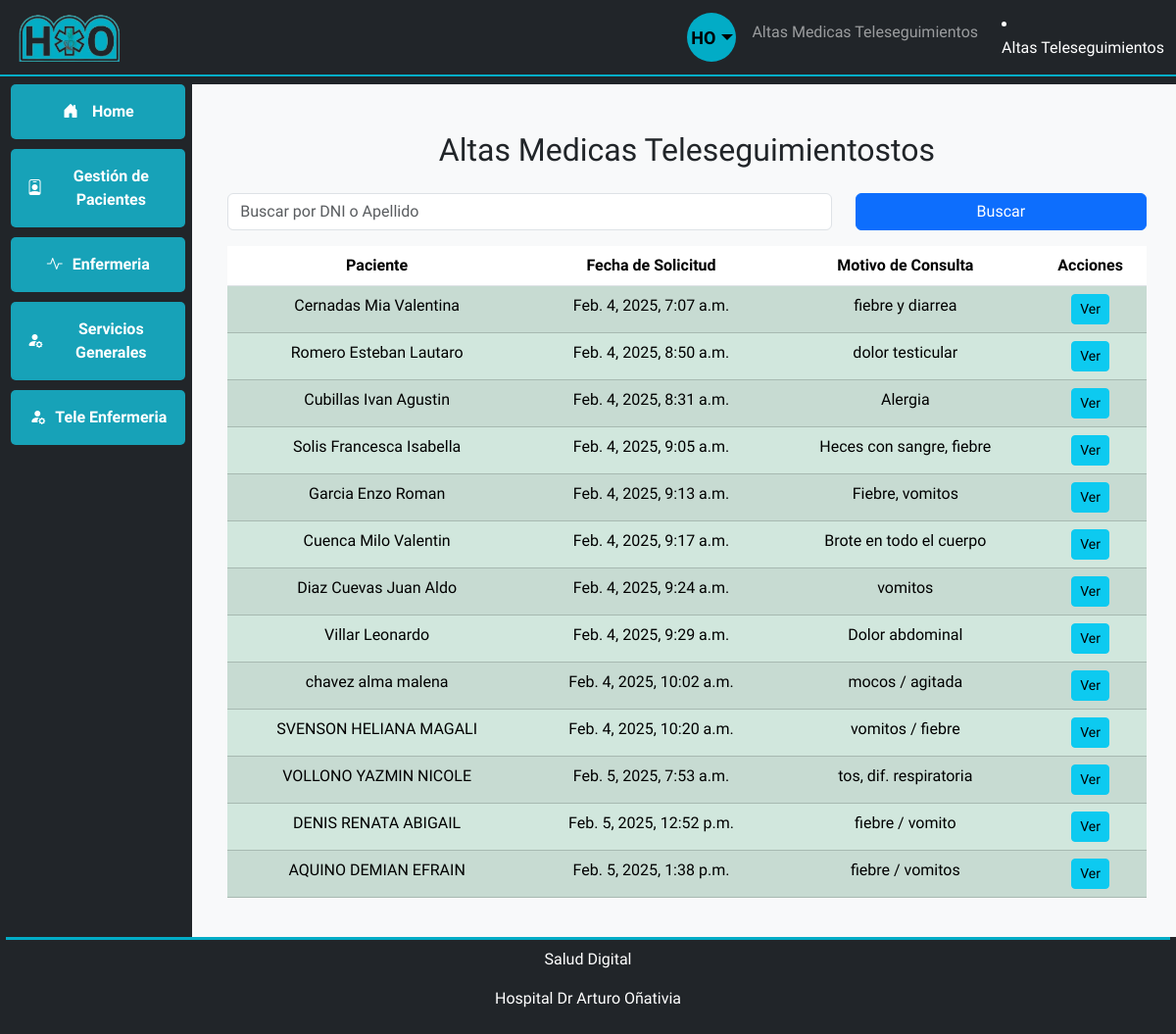
/altamedicateleseguimientos/, run on an earlier commit of the app's database.
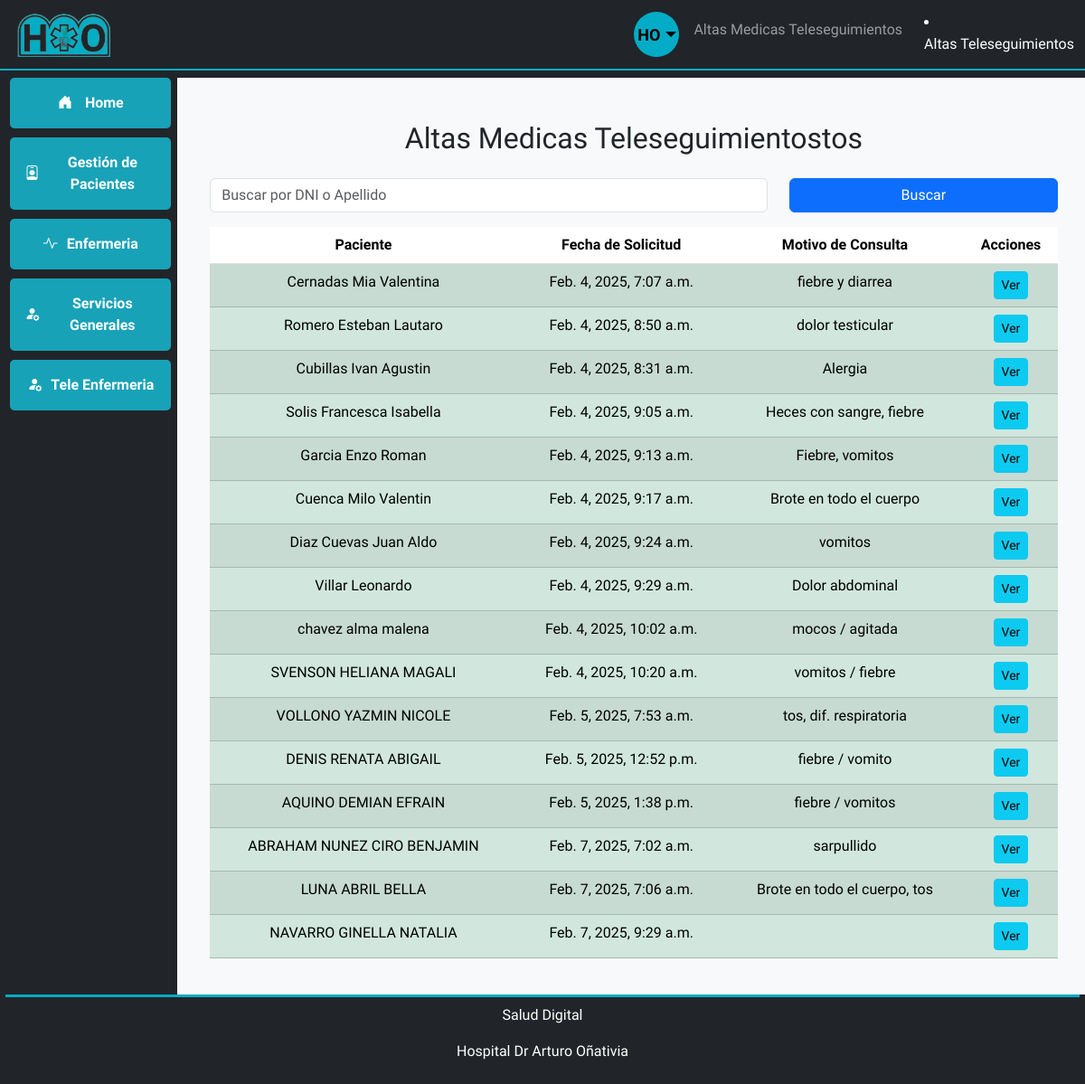
And on a later commit of the database.
### teleenfermeria/models.py (models this page shows, shortened)
class Teleseguimiento(models.Model):
    id = models.AutoField(primary_key=True)
    paciente = models.ForeignKey(Paciente, on_delete=models.CASCADE)
    fecha_solicitud = models.DateTimeField(default=timezone.now)
    motivo_consulta = models.TextField(
        max_length=1000, blank=True, null=True, verbose_name="Motivo de consulta"
    )
    condicion = models.CharField(
        max_length=100,
        choices=[
            (" Alta Medica", " Alta Medica"),
            ("Alta Teleseguimiento", "Alta Teleseguimiento"),
            ("Otro", "Otro"),
        ],
        default="Otro",
    )
    consentimiento_seguimiento = models.CharField(
        max_length=100,
        choices=[
            ("Aceptado", "Aceptado"),
            ("Rechazado", "Rechazado"),
            ("En espera", "En espera"),
            ("Pasivo", "Pasivo"),
        ],
        default="en_espera",
    )
    estado = models.CharField(
        max_length=20,
        choices=[
            ("Derivado", "Derivado"),
            ("en_proceso", "En Proceso"),
            ("realizado", "Realizado"),
            ("no_realizado", "No Realizado"),
        ],
        default="Derivado",
    )
    diagnostico = models.TextField(max_length=1000, blank=True, null=True)
    medicaciones = models.ManyToManyField(Medicacion, blank=True)
    vacunas = models.CharField(
        max_length=28,
        choices=[
            ("completo", "Completo"),
            ("en_proceso", "En Proceso"),
            ("incompleto", "Incompleto"),
        ],
        default="En proceso",
    )
    agente = models.ForeignKey(
        User,
        on_delete=models.SET_NULL,
        null=True,
        blank=True,
    )

### pacientes/models.py (models this page shows, shortened)
class Paciente(models.Model):
    nombre_completo = models.CharField(max_length=255, null=True, blank=True)
    dni = models.CharField(max_length=15, unique=True, null=True, blank= True,default="Sin Dni")
    fecha_nacimiento = models.DateField()
    domicilio = models.CharField(max_length=255, null=True, blank=True)
    localidad = models.CharField(max_length=100, null=True, blank=True)
    telefono = models.CharField(max_length=20)
    telefono2 = models.CharField(max_length=20, null=True, blank=True, default="-")
    obra_social = models.CharField(max_length=100, null=True, blank=True, default="sin Datos")
    fecha_ingreso = models.DateField(default=timezone.now)
    diagnostico = models.CharField(max_length=255, null=True, blank=True)
    causa_externa = models.CharField(max_length=255, null=True, blank=True)  # Solo para pediatría/guardia
    arm = models.BooleanField(default=False)  # Si necesita asistencia respiratoria
    tipo_egreso = models.CharField(max_length=50, null=True, blank=True)  # Alta, Derivado, etc.
    fecha_egreso = models.DateField(null=True, blank=True)
    nombre_tutor = models.CharField(max_length=255, null=True, blank=True)
    dni_tutor = models.CharField(max_length=15, null=True, blank=True)
    historia_clinica = models.CharField(max_length=50, null=True, blank=True)
    pases = models.CharField(max_length=255, null=True, blank=True)  # Detalle de los pases
    fecha_pase = models.DateField(null=True, blank=True)

### teleenfermeria/views.py (the view)
def altasmedicasseguimientos(request):
    teleseguimientos = Teleseguimiento.objects.filter(condicion=" Alta Medica")
    query = request.GET.get("q")
    teleseguimientos = buscar_teleseguimiento(query, teleseguimientos)
    return render(
        request,
        "teleenfermeria/teleseguimientos_de_alta_medica.html",
        {"teleseguimientos": teleseguimientos},
    )

### teleenfermeria/views.py (called while the page is built)
def buscar_teleseguimiento(query, queryset):
    if query:
        queryset = queryset.filter(
            Q(paciente__nombre_completo__icontains=query)
            | Q(paciente__dni__icontains=query)
        )
    return queryset

### teleenfermeria/templates/teleenfermeria/teleseguimientos_de_alta_medica.html (shortened to what this page needs)
{% extends "base.html" %}  {% block main_content %}
<div class="container mt-4">
  <h2 class="mb-4">Altas Medicas Teleseguimientostos</h2>
  <form method="GET" action="{% url 'teleenfermeria:altasmedicasseguimientos' %}">
    <div class="row mb-3">
      <div class="col-md-8">
        <input
          type="text"
          name="q"
          class="form-control"
          placeholder="Buscar por DNI o Apellido"
          value="{{ query|default:'' }}"
        />
      </div>
      <div class="col-md-4">
        <button class="btn btn-primary w-100" type="submit">Buscar</button>
      </div>
    </div>
  </form>
  <div class="row">
    <div class="col-12">
      <div class="table-responsive">
        <table class="table table-striped">
          <thead>
            <tr>
              <th>Paciente</th>
              <th>Fecha de Solicitud</th>
              <th>Motivo de Consulta</th>
              <th>Acciones</th>
            </tr>
          </thead>
          <tbody>
            {% for teleseguimiento in teleseguimientos %}
            <tr
              class="{% if teleseguimiento.tiempo_espera and teleseguimiento.tiempo_espera.days >= 7 %}table-danger{% elif teleseguimiento.tiempo_espera and teleseguimiento.tiempo_espera.days >= 3 %}table-warning{% else %}table-success{% endif %}"
            >
              <td>{{ teleseguimiento.paciente.nombre_completo }}</td>
              <td>
                {{ teleseguimiento.fecha_solicitud|default_if_none:"Sin Datos"}}
              </td>
              <td>{{ teleseguimiento.motivo_consulta }}</td>
              <td>
                <a
                  href="{% url 'teleenfermeria:detalleteleseguimiento' teleseguimiento.id %}"
                  class="btn btn-info btn-sm"
                  >Ver</a
                >
              </td>
            </tr>
            {% endfor %}
          </tbody>
        </table>
      </div>
    </div>
  </div>
</div>
{% endblock %}

What changed in the data, as far as the page shows it:
added Teleseguimiento: paciente.nombre_completo "ABRAHAM NUNEZ CIRO BENJAMIN", fecha_solicitud "Feb. 7, 2025, 7:02 a.m.", motivo_consulta "sarpullido"
added Teleseguimiento: paciente.nombre_completo "LUNA ABRIL BELLA", fecha_solicitud "Feb. 7, 2025, 7:06 a.m.", motivo_consulta "Brote en todo el cuerpo, tos"
added Teleseguimiento: paciente.nombre_completo "NAVARRO GINELLA NATALIA", fecha_solicitud "Feb. 7, 2025, 9:29 a.m."
